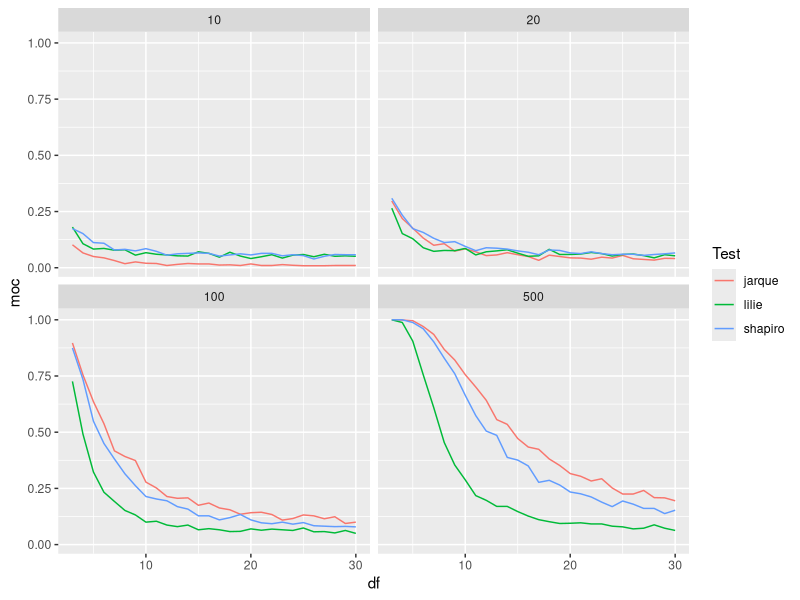

The R script that drew this image:
## ---- chunk 1
knitr::opts_chunk$set(echo = TRUE)
library(ggplot2)
library(tidyr)
library(tseries)
library(nortest)
## ---- chunk 2
#ilość symulacji
N <- 1000
#stopnie swobody
df <- seq(3,30,by=1)
#długość próby
lengths <- c(10,20,100,500)

params <- expand.grid(df = df, length = lengths)


## ---- chunk 3
Shapirofun<-function(df,n,K){
  
  mean(sapply(1:K,function(i) shapiro.test(rt(n,df))$p.value<0.05))
  
}




Jarekfun<-function(df,n,K){
  
  mean(sapply(1:K,function(i) jarque.bera.test(rt(n,df))$p.value<0.05))
  
}

Liliefun<-function(df,n,K){
  
  mean(sapply(1:K,function(i) lillie.test(rt(n,df))$p.value<0.05))
  
}



wyniki<-c()
dlugosc<-c(1:nrow(params))
for(i in dlugosc){
  wyniki[i]<-Shapirofun(params[i,1],params[i,2],1000)
}

params<-cbind(params,"shapiro"=wyniki)


wyniki1<-c()
dlugosc<-c(1:nrow(params))
for(i in dlugosc){
  wyniki1[i]<-Jarekfun(params[i,1],params[i,2],1000)
}

params<-cbind(params,"jarque"=wyniki1)


wyniki2<-c()
dlugosc<-c(1:nrow(params))
for(i in dlugosc){
  wyniki2[i]<-Liliefun(params[i,1],params[i,2],1000)
}

params<-cbind(params,"lilie"=wyniki2)

params1<-params%>%
  pivot_longer(cols=shapiro:lilie,names_to = "Test",values_to = "moc")

## ---- chunk 4
ggplot(params1,aes(x=df,y=moc,color=Test))+
  geom_line()+
  facet_wrap(~length,nrow=2)
